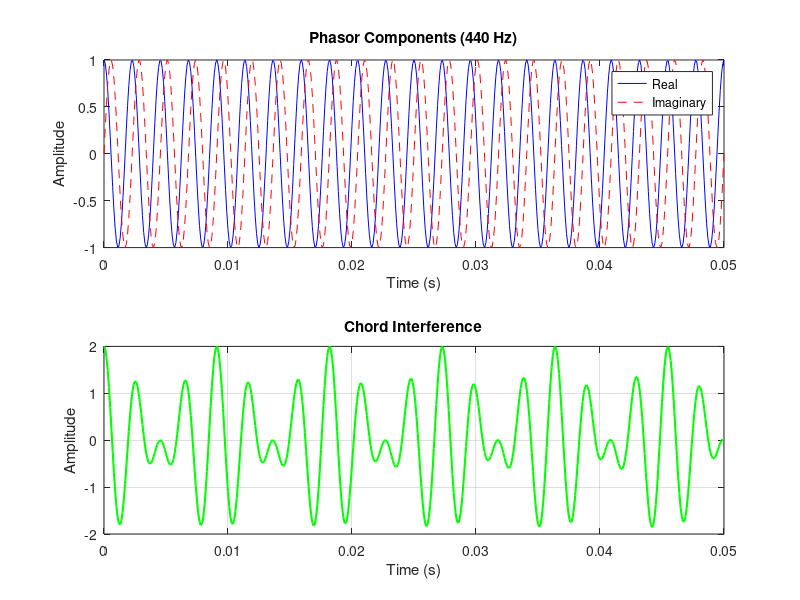

Recreate this plot in MATLAB.
function complexPhasor(f1)
    if nargin < 1
        f1 = 440;
    end

    % first frequency
    omega1 = 2 * pi * f1;
    t = 0:0.0001:0.05;
    z1 = exp(1i * omega1 * t);

    figure;
    subplot(2, 1, 1);
    plot(t, real(z1), 'b-', t, imag(z1), 'r--');
    title(sprintf('Phasor Components (%d Hz)', f1));
    xlabel('Time (s)'); ylabel('Amplitude');
    legend('Real', 'Imaginary');

    % second frequency
    f2 = 329.6;
    omega2 = 2 * pi * f2;
    z2 = exp(1i * omega2 * t);

    % chord interference
    z_chord = z1 + z2;

    subplot(2, 1, 2);
    plot(t, real(z_chord), 'g-', 'LineWidth', 1.5);
    title('Chord Interference');
    xlabel('Time (s)');
    ylabel('Amplitude');
    grid on;
end
